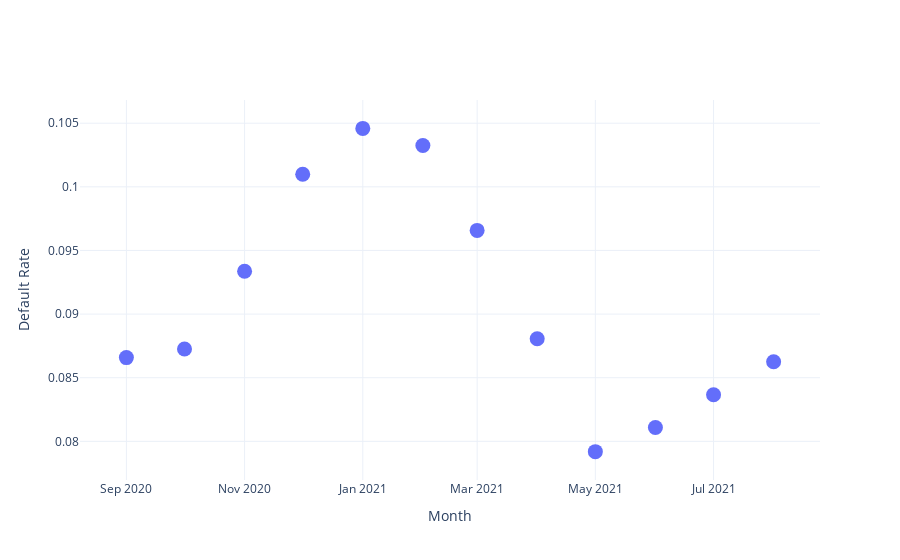

Notebook code cell kept with this figure:
### Code cell
fig = go.Figure(
    go.Scatter(name=c, x=avg_lifetime_default.index, y=avg_lifetime_default, mode='markers',
                              marker=dict(size=15))
)

fig.update_layout(xaxis=dict(title='Month'), yaxis=dict(title='Default Rate'))
fig.show()

### Figure 1 — Plotly figure (JSON) as saved in the notebook; plotly's stock layout.template omitted (floating-point values rounded to 4 significant figures)
{"data": [{"marker": {"size": 15}, "mode": "markers", "name": "2021-08", "type": "scatter", "x": ["2020-09", "2020-10", "2020-11", "2020-12", "2021-01", "2021-02", "2021-03", "2021-04", "2021-05", "2021-06", "2021-07", "2021-08"], "y": [0.08658, 0.08725, 0.09337, 0.101, 0.1046, 0.1032, 0.09658, 0.08806, 0.07919, 0.08109, 0.08367, 0.08626]}], "layout": {"xaxis": {"title": {"text": "Month"}}, "yaxis": {"title": {"text": "Default Rate"}}}}
